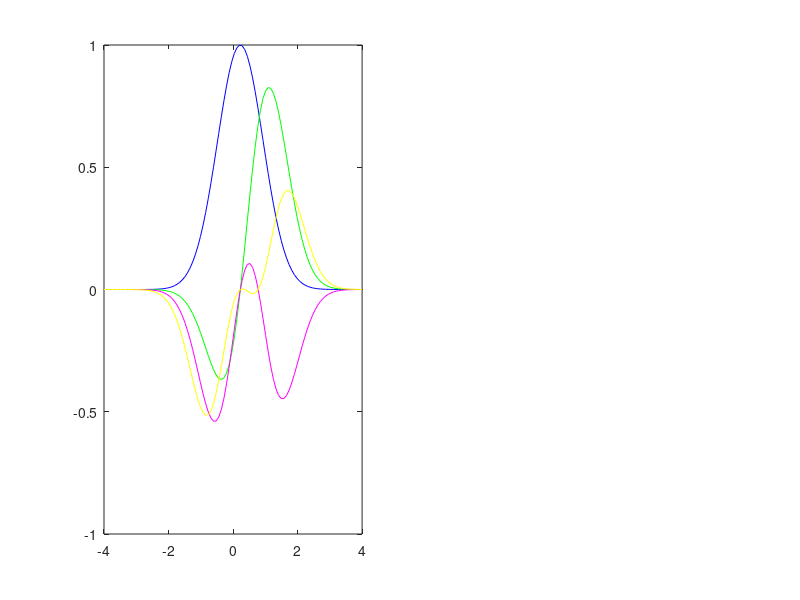

MATLAB code for this plot: (Note: this script raises an error after producing the figure.)
clear all; close all; clc;

colloc_pts = [0.225995, 0.272585, 0.368313, 0.779455];
epsilon = 1;
N = 4;
K = @(x,center) ( exp(-epsilon.*((x-center).^2)) );
pts = linspace(-4,4);
cs = 'bgmy';

Kf1 = @(x) (exp(-(-colloc_pts(1)+x).^2));
Kf2 = @(x) (exp(-(-colloc_pts(2)+x).^2));
Kf3 = @(x) (exp(-(-colloc_pts(3)+x).^2));
Kf4 = @(x) (exp(-(-colloc_pts(4)+x).^2));

Nf1 = @(x) (Kf1(x));
Nf2 = @(x) (1.47751.*Kf4(x) - 1.08767.*Kf1(x));
Nf3 = @(x) (-3.30077.*Kf4(x) + 12.2844.*Kf3(x) - 9.60817.*Kf1(x));
Nf4 = @(x) (8.20995.*Kf4(x) - 154.831.*Kf3(x) +393.471.*Kf2(x) - 246.935.*Kf1(x));

hold on;
subplot(1,2,1);
plot(pts, Nf1(pts),cs(1), ...
     pts, Nf2(pts),cs(2), ...
     pts, Nf3(pts),cs(3), ...
     pts, Nf4(pts),cs(4) );

tmp = repmat(colloc_pts,N,1);
KM = K(tmp',tmp);
KM_evals = K( repmat(pts',1,size(colloc_pts,2)), repmat(colloc_pts, ...
                                                  size(pts,2),1));
B = calculate_newton_basis(KM);
V = B';
V_evals = B\KM_evals';
subplot(1,2,2);
plot(pts, V_evals(1,:),cs(1), ...
     pts, V_evals(2,:),cs(2), ...
     pts, V_evals(3,:),cs(3), ...
     pts, V_evals(4,:),cs(4));

